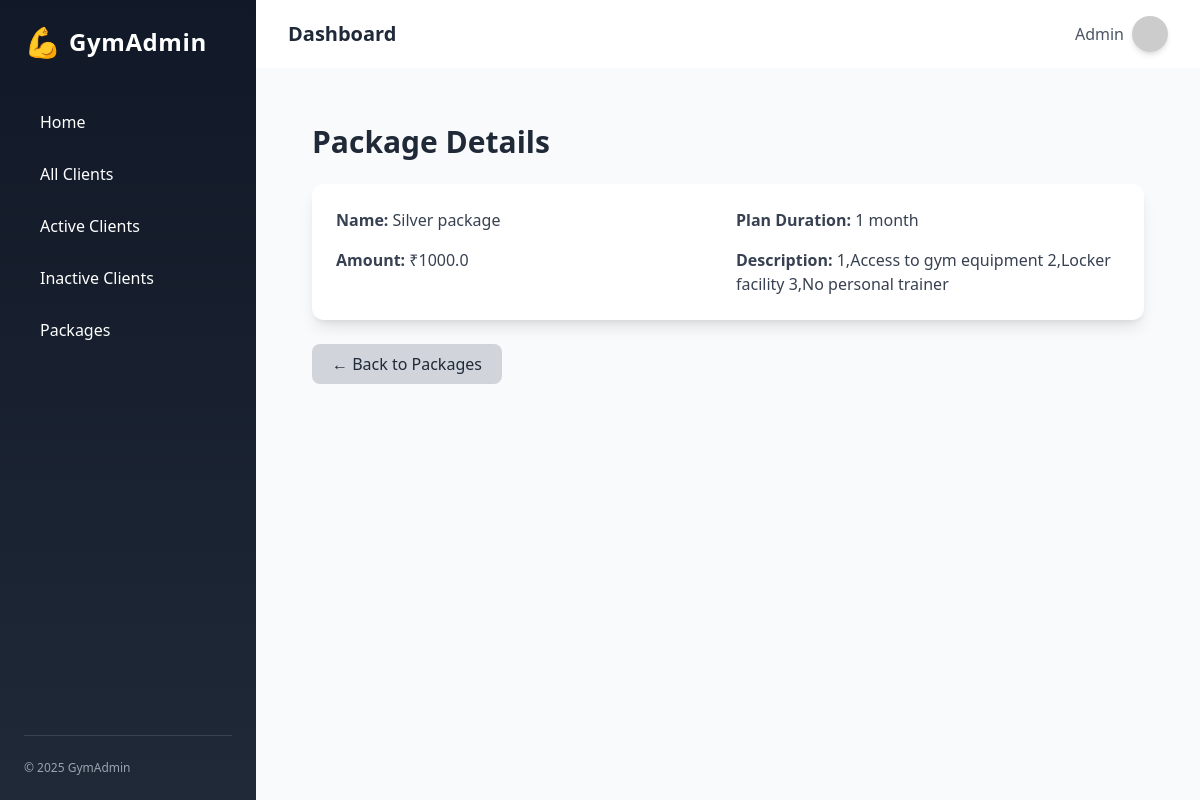
The page /packages/1 on the database its author committed.
### app/models/package.py (models this page shows, shortened)
class Package(db.Model):
    __tablename__ = 'packages'
    id = db.Column(db.Integer, primary_key=True)
    name = db.Column(db.String(100), nullable=False)
    description = db.Column(db.Text)
    amount = db.Column(db.Float, nullable=False)
    plan_duration = db.Column(db.String(50))  # e.g., "3 months", "6 months", etc.
    clients = db.relationship("Client", back_populates="package")

### app/routes/packages.py (the view)
@packages_bp.route('/<int:id>')
def view_package(id):
    package = Package.query.get_or_404(id)
    return render_template('view_package.html', package=package)

### app/templates/view_package.html (shortened to what this page needs)
{% extends 'base.html' %}
{% block content %}
<div class="p-6">
  <div class="flex items-center justify-between mb-6">
    <h1 class="text-3xl font-bold text-gray-800">Package Details</h1>
  </div>
  <div class="bg-white shadow-lg rounded-xl p-6 space-y-4">
    <div class="grid grid-cols-1 md:grid-cols-2 gap-4 text-gray-700">
      <p><strong>Name:</strong> {{ package.name }}</p>
      <p><strong>Plan Duration:</strong> {{ package.plan_duration }}</p>
      <p><strong>Amount:</strong> ₹{{ package.amount }}</p>
      <p><strong>Description:</strong> {{ package.description if package.description else "No description available" }}</p>
    </div>
  </div>
  <div class="mt-6">
    <a href="{{ url_for('packages.package_list') }}"
       class="inline-block px-5 py-2 rounded-lg bg-gray-300 hover:bg-gray-400 text-gray-800 font-medium transition">
      ← Back to Packages
    </a>
  </div>
</div>
{% endblock %}

### rows shown on the page
Package: name "Silver package", plan_duration "1 month", amount "1000.0", description "1,Access to gym equipment 2,Locker facility 3,No personal trainer"
